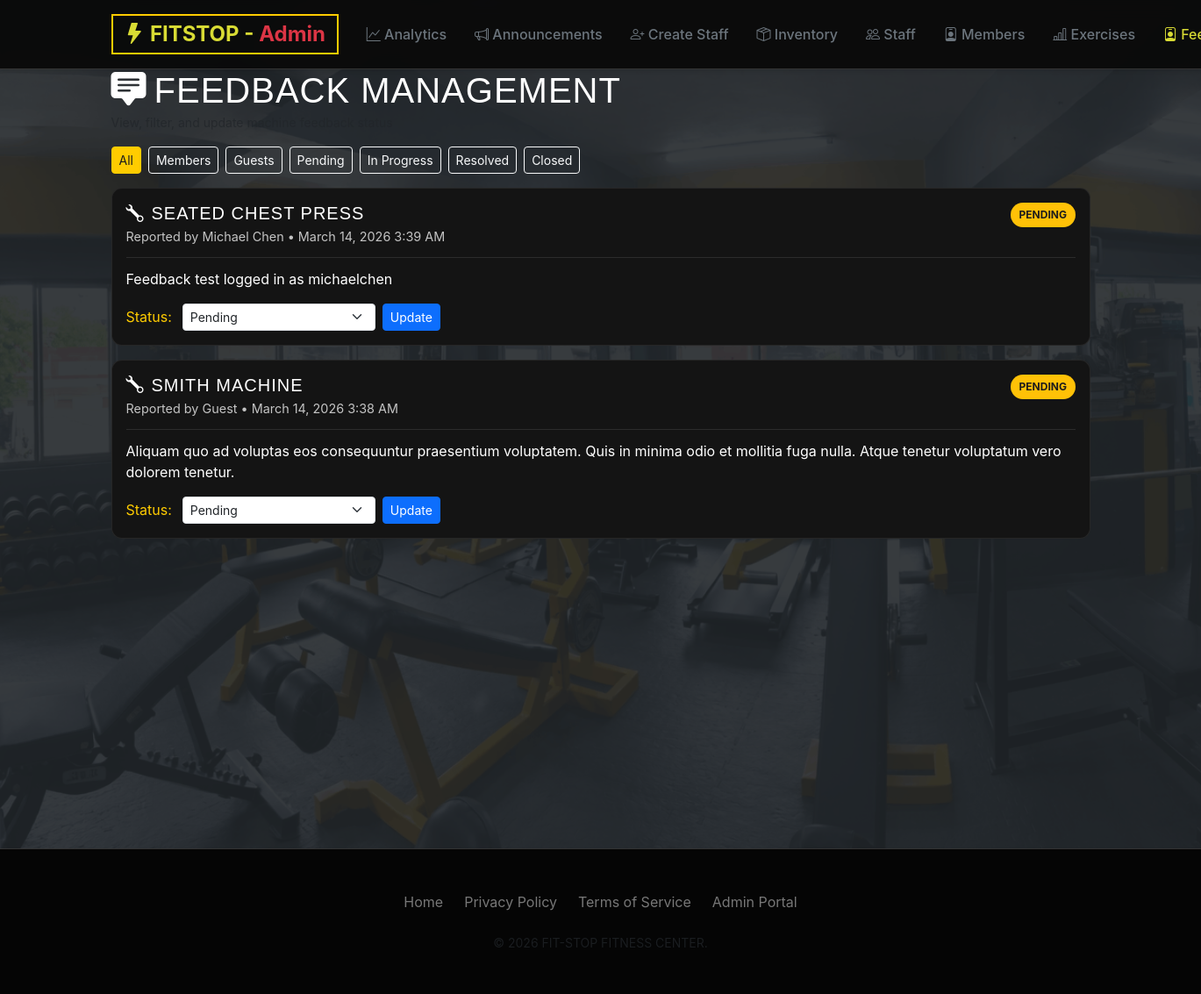
Page /admin/view_feedback.php (signed in) on the earlier database version.
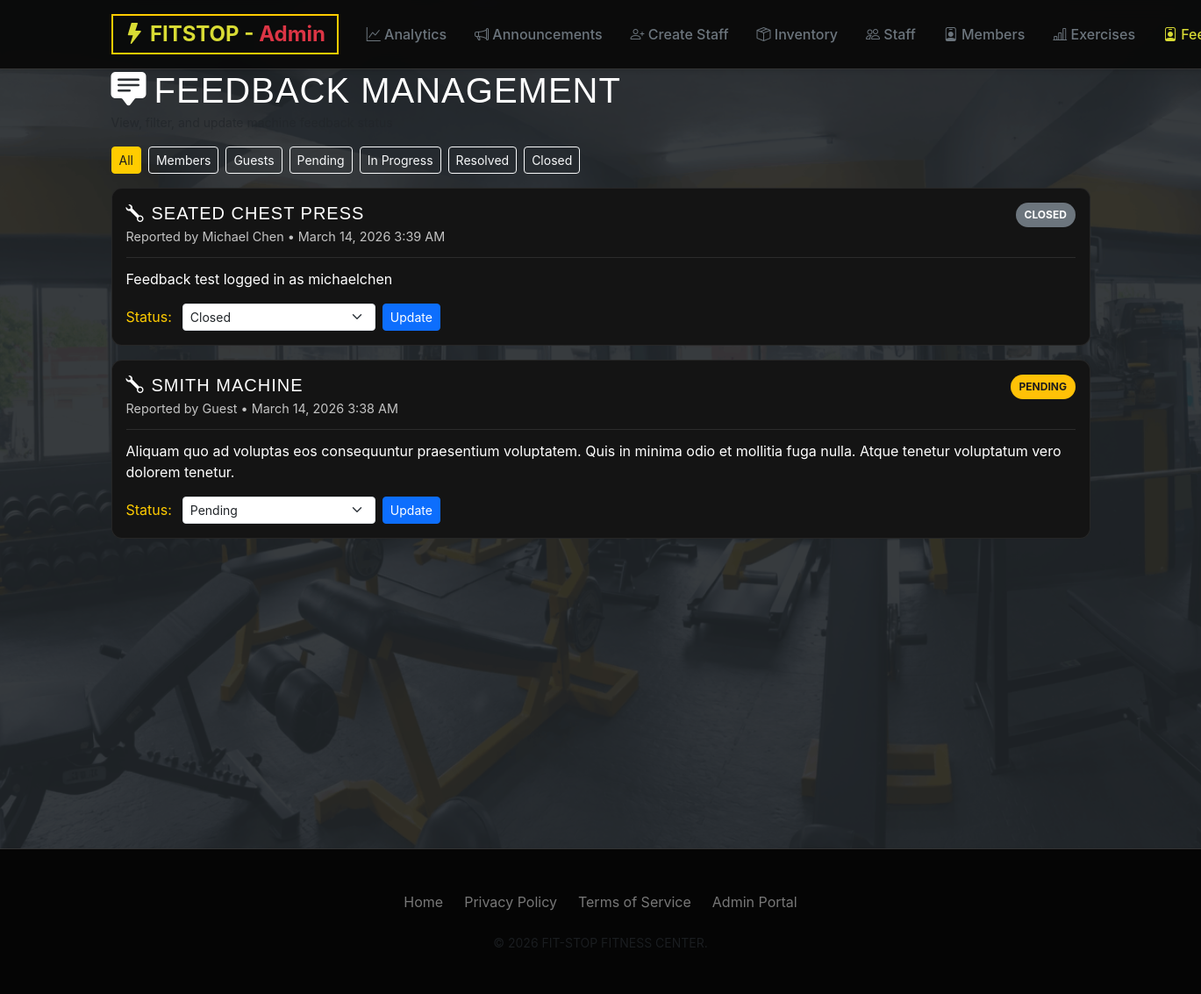
Same page on the later database version.
### tables this page shows
CREATE TABLE feedback(
    id INTEGER PRIMARY KEY AUTOINCREMENT,
    about VARCHAR,
    reporterID INT,
    last_name VARCHAR,
    created_at DATETIME,
    desc VARCHAR NOT NULL,
    resolved_at DATETIME,
    status VARCHAR NOT NULL,
    FOREIGN KEY (reporterID) REFERENCES users(id)
);

### admin/view_feedback.php (the view, shortened to what this page needs)
<?php
include('../Login/connection.php');
$feedbacks = [];
$errorMessage = null;
try {
    $stmt = $pdo->query('SELECT *, COALESCE(id, rowid) AS feedback_id FROM feedback ORDER BY datetime(created_at) DESC, rowid DESC');
    $feedbacks = $stmt->fetchAll(PDO::FETCH_ASSOC);
} catch (PDOException $e) {
    $errorMessage = 'Unable to load feedback right now.';
}
?>
<!DOCTYPE html>
<html lang="en">
<head>
    <link href="https://cdn.jsdelivr.net/npm/bootstrap@5.3.8/dist/css/bootstrap.min.css" rel="stylesheet"
>
    <link rel="stylesheet" href="styles.css">
    <link rel="stylesheet" href="../styles.css">
    <link rel="stylesheet" href="https://cdn.jsdelivr.net/npm/bootstrap-icons@1.11.0/font/bootstrap-icons.css">
</head>
<body class="bg-dark">
    <?php include('includes/header_admin.php') ?>
    <div class="page-header">
        <div class="container">
            <h1 class="mb-0"><i class="bi bi-chat-square-text-fill me-2"></i>Feedback Management</h1>
            <small class="text-muted">View, filter, and update machine feedback status</small>
        </div>
    </div>
    <main class="feedback-shell container mt-3">
        <?php if ($errorMessage !== null): ?>
            <div class="alert alert-danger"><?= htmlspecialchars($errorMessage) ?></div>
        <?php else: ?>
            <div class="d-flex flex-wrap gap-2 mb-3">
                <button class="btn btn-sm btn-outline-light filter-btn active" data-filter="all">All</button>
                <button class="btn btn-sm btn-outline-light filter-btn" data-filter="member">Members</button>
                <button class="btn btn-sm btn-outline-light filter-btn" data-filter="guest">Guests</button>
                <button class="btn btn-sm btn-outline-light filter-btn" data-filter="pending">Pending</button>
                <button class="btn btn-sm btn-outline-light filter-btn" data-filter="in_progress">In Progress</button>
                <button class="btn btn-sm btn-outline-light filter-btn" data-filter="resolved">Resolved</button>
                <button class="btn btn-sm btn-outline-light filter-btn" data-filter="closed">Closed</button>
            </div>
            <div id="feedbackList" class="feedback-list">
                <?php if (count($feedbacks) === 0): ?>
                    <div class="alert alert-secondary mb-0">No feedback found yet.</div>
                <?php else: ?>
                    <?php foreach ($feedbacks as $feedback): ?>
                        <?php
                        $id = isset($feedback['feedback_id']) ? (int) $feedback['feedback_id'] : 0;
                        $about = htmlspecialchars((string) $feedback['about']);
                        $desc = htmlspecialchars((string) $feedback['desc']);
                        $createdAt = !empty($feedback['created_at']) ? date('F j, Y g:i A', strtotime($feedback['created_at'])) : 'Unknown date';
                        $status = isset($feedback['status']) && $feedback['status'] !== '' ? (string) $feedback['status'] : 'pending';
                        $statusSafe = htmlspecialchars($status);
                        $isGuest = empty($feedback['reporterID']);
                        $sourceType = $isGuest ? 'guest' : 'member';
                        $reporterName = 'Guest';
                        if (!$isGuest) {
                            $reporterName = !empty($feedback['last_name']) ? (string) $feedback['last_name'] : 'Member';
                            try {
                                $userStmt = $pdo->prepare('SELECT first_name FROM users WHERE id = :id');
                                $userStmt->execute(['id' => $feedback['reporterID']]);
                                $user = $userStmt->fetch(PDO::FETCH_ASSOC);
                                if (!empty($user['first_name'])) {
                                    $reporterName = $user['first_name'] . ' ' . $reporterName;
                                }
                            } catch (PDOException $e) {
                            }
                        }
                        $reporterName = htmlspecialchars($reporterName);
                        $statusLabel = htmlspecialchars(strtoupper(str_replace('_', ' ', $status)));
                        ?>
                        <article class="feedback-card feedback-item" data-source="<?= $sourceType ?>"
                            data-status="<?= $statusSafe ?>" data-feedback-id="<?= $id ?>">
                            <div class="d-flex justify-content-between align-items-start gap-3">
                                <div>
                                    <h2 class="feedback-title h5 mb-1"><i class="bi bi-wrench me-2"></i><?= $about ?></h2>
                                    <div class="feedback-meta">Reported by <?= $reporterName ?> •
                                        <?= htmlspecialchars($createdAt) ?></div>
                                </div>
                                <span class="status-chip chip-<?= $statusSafe ?> status-label"><?= $statusLabel ?></span>
                            </div>
                            <p class="feedback-desc mb-3"><?= $desc ?></p>
                            <div class="d-flex flex-wrap align-items-center gap-2">
                                <label class="form-label mb-0 me-1" for="status-<?= $id ?>">Status:</label>
                                <select id="status-<?= $id ?>" class="form-select form-select-sm status-select"
                                    style="max-width: 220px;" data-feedback-id="<?= $id ?>">
                                    <option value="pending" <?= $status === 'pending' ? 'selected' : '' ?>>Pending</option>
                                    <option value="closed" <?= $status === 'closed' ? 'selected' : '' ?>>Closed</option>
                                </select>
                                <button class="btn btn-sm btn-primary update-feedback-btn"
                                    data-feedback-id="<?= $id ?>">Update</button>
                            </div>
                        </article>
                    <?php endforeach; ?>
                <?php endif; ?>
            </div>
        <?php endif; ?>
    </main>
    <?php include('includes/footer_admin.php') ?>
</body>
</html>

### admin/includes/header_admin.php (shortened to what this page needs)
<?php
$current_page = basename($_SERVER['PHP_SELF']);
?>
<!DOCTYPE html>
<html>
<head>
    <link href="https://cdn.jsdelivr.net/npm/bootstrap@5.3.8/dist/css/bootstrap.min.css" rel="stylesheet"
>
    <link rel="stylesheet" href="styles.css">
    <link href="../styles.css" rel="stylesheet">
    <link rel="stylesheet" href="https://cdnjs.cloudflare.com/ajax/libs/font-awesome/6.4.0/css/all.min.css">
    <link rel="stylesheet" href="https://cdn.jsdelivr.net/npm/bootstrap-icons@1.11.0/font/bootstrap-icons.css">
</head>
<body>
    <nav class="navbar navbar-expand-lg sticky-top">
        <div class="container">
            <a class="navbar-brand brand-front" href="../index.php">
                <i class="bi bi-lightning-fill"></i> FITSTOP - <span class="text-danger">
                    Admin</span>
            </a>
            <div class="collapse navbar-collapse" id="navbarNav">
                <ul class="navbar-nav ms-auto">
                    <li class="nav-item">
                        <a class="nav-link <?php echo ($current_page == 'Admin_Landing_Page.php') ? 'active' : ''; ?>"
                            href="Admin_Landing_Page.php">
                            <i class="bi bi-graph-up"></i> Analytics
                        </a>
                    </li>
                    <li class="nav-item">
                        <a class="nav-link <?php echo ($current_page == 'create_announcement.php') ? 'active' : ''; ?>"
                            href="create_announcement.php">
                            <i class="bi bi-megaphone"></i> Announcements
                        </a>
                    </li>
                    <li class="nav-item">
                        <a class="nav-link <?php echo ($current_page == 'create_staff.php') ? 'active' : ''; ?>"
                            href="create_staff.php">
                            <i class="bi bi-person-plus"></i> Create Staff
                        </a>
                    </li>
                    <li class="nav-item">
                        <a class="nav-link <?php echo ($current_page == 'view_inventory.php') ? 'active' : ''; ?>"
                            href="view_inventory.php">
                            <i class="bi bi-box-seam"></i> Inventory
                        </a>
                    </li>
                    <li class="nav-item">
                        <a class="nav-link <?php echo ($current_page == 'view_staff.php') ? 'active' : ''; ?>"
                            href="view_staff.php">
                            <i class="bi bi-people"></i> Staff
                        </a>
                    </li>
                    <li class="nav-item">
                        <a class="nav-link <?php echo ($current_page == 'view_members.php') ? 'active' : ''; ?>"
                            href="view_members.php">
                            <i class="bi bi-person-badge"></i> Members
                        </a>
                    </li>
                    <li class="nav-item">
                        <a class="nav-link <?php echo ($current_page == 'exercises.php') ? 'active' : ''; ?>"
                            href="exercises.php">
                            <i class="bi bi-bar-chart-line"></i> Exercises
                        </a>
                    </li>
                    <li class="nav-item">
                        <a class="nav-link <?php echo ($current_page == 'view_feedback.php') ? 'active' : ''; ?>"
                            href="view_feedback.php">
                            <i class="bi bi-person-badge"></i> Feedbacks
                        </a>
                    </li>
                </ul>
            </div>
        </div>
    </nav>
</body>
</html>

### admin/includes/footer_admin.php (shortened to what this page needs)
    <footer>
        <div class="container text-center">
            <div class="d-flex justify-content-center gap-4 mb-4">
                <a href="../../index.php" class="footer-link">Home</a>
                <a href="#" class="footer-link">Privacy Policy</a>
                <a href="#" class="footer-link">Terms of Service</a>
                <?php if (!empty($_SESSION['user_type']) && $_SESSION['user_type'] === 'staff'): ?>
                    <a href="<?php echo $base_path ?? ''; ?>staff/staff.php" class="footer-link text-hazard">Staff Portal</a>
                <?php elseif (!empty($_SESSION['user_type']) && $_SESSION['user_type'] === 'admin'): ?>
                    <a href="Admin_Landing_Page.php" class="footer-link text-hazard">Admin Portal</a>
                <?php else: ?>
                    <a href="<?php echo $base_path ?? ''; ?>Login/Login_Page.php" class="footer-link text-hazard">Staff Portal</a>
                <?php endif; ?>
            </div>
            <p class="text-muted small mb-0">
                &copy; <?php echo date('Y'); ?> FIT-STOP FITNESS CENTER.
            </p>
        </div>
    </footer>
</body>
</html>

### admin/styles.css (style rules this page uses)
.text-hazard { color: var(--hazard-yellow); }
body { font-family: 'Chakra Petch'; background-color: #f8f9fa; }
.navbar { background-color: #ffffff; box-shadow: 0 2px 4px rgba(0,0,0,0.1); }
.navbar-nav { flex-wrap: nowrap; overflow-x: auto; overflow-y: hidden; -webkit-overflow-scrolling: touch; }
.navbar-nav { -ms-overflow-style: none; scrollbar-width: none; }
.navbar-nav .nav-item { white-space: nowrap; flex-shrink: 0; }
.navbar-brand { font-weight: bold; font-size: 24px; color: #d8db34 !important; }
.nav-link { color: #6c757d !important; font-weight: 500; padding: 0.5rem 1rem !important; transition: all 0.3s; }
.nav-link:hover, .nav-link.active { color: #d8db34 !important; border-radius: 5px; }
.form-label { color: var(--hazard-yellow); }

### styles.css (style rules this page uses)
:root { --bg-void: #0a0a0a; --bg-surface: #141414; --bg-card: #1a1a1a; --hazard-yellow: #FFCC00; --text-primary: #ffffff; --text-muted: #a0a0a0; --border-industrial: 1px solid #333; }
body { background-color: var(--bg-void); color: var(--text-primary); font-family: 'Inter', sans-serif; overflow-x: hidden; }
h1, h2, h3, h4, h5, .brand-font { font-family: 'Chakra Petch', sans-serif; text-transform: uppercase; letter-spacing: 1px; }
.text-hazard { color: var(--hazard-yellow); }
.navbar { background-color: rgba(10, 10, 10, 0.95); backdrop-filter: blur(10px); border-bottom: 1px solid #333; padding: 1rem 0; }
.navbar-brand { font-weight: 700; font-size: 1.5rem; color: yellow; border: 2px solid var(--hazard-yellow); padding: 0.2rem 0.8rem; position: relative; }
footer { background: #050505; border-top: 1px solid #333; padding: 3rem 0; }
.footer-link { color: #777; text-decoration: none; transition: 0.2s; }

### admin/view_feedback.php (style rules this page uses)
.feedback-shell { min-height: 100vh; padding-bottom: 2rem; }
.feedback-list { display: grid; gap: 1rem; }
.feedback-card { background: var(--bg-surface); border: 1px solid rgba(255, 255, 255, 0.08); border-radius: 12px; padding: 1rem; color: var(--text-primary); }
.feedback-title { color: var(--hazard-yellow); font-weight: 700; margin-bottom: 0.2rem; }
.feedback-meta { opacity: 0.75; font-size: 0.9rem; }
.feedback-desc { border-top: 1px solid rgba(255, 255, 255, 0.1); margin-top: 0.75rem; padding-top: 0.75rem; white-space: pre-wrap; }
.status-chip { font-size: 0.75rem; border-radius: 999px; padding: 0.3rem 0.6rem; font-weight: 700; text-transform: uppercase; }
.chip-pending { background: #ffc107; color: #1c1c1c; }
.chip-closed { background: #6c757d; color: #fff; }
.filter-btn.active { color: #1c1c1c !important; background: var(--hazard-yellow) !important; border-color: var(--hazard-yellow) !important; }

Differences in the rows shown:
changed feedback "SEATED CHEST PRESS": status "PENDING" → "CLOSED"; status "Pending" → "Closed"
